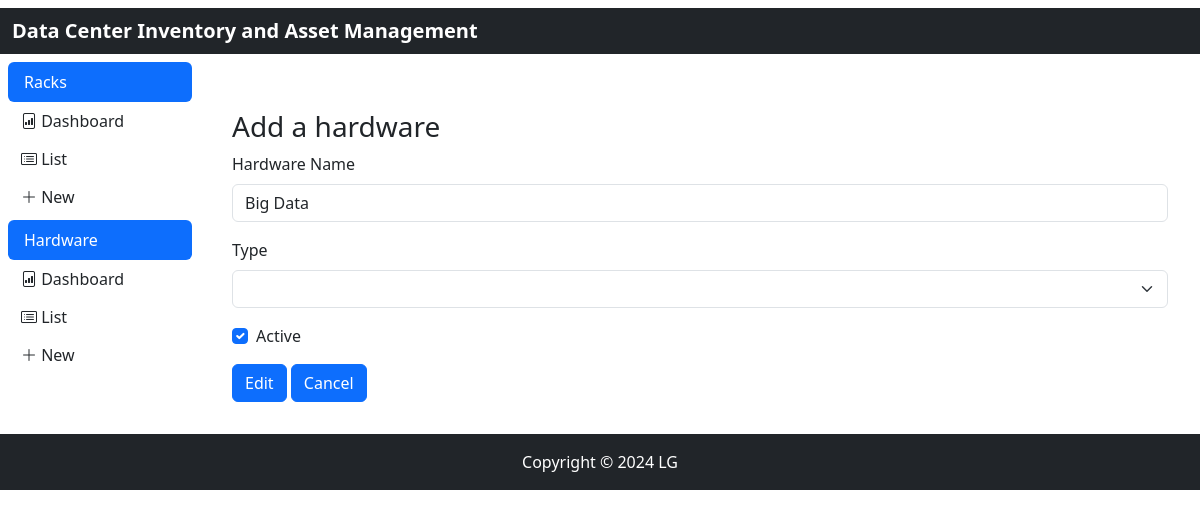
/hardware/edit/1, run on an earlier commit of the app's database.
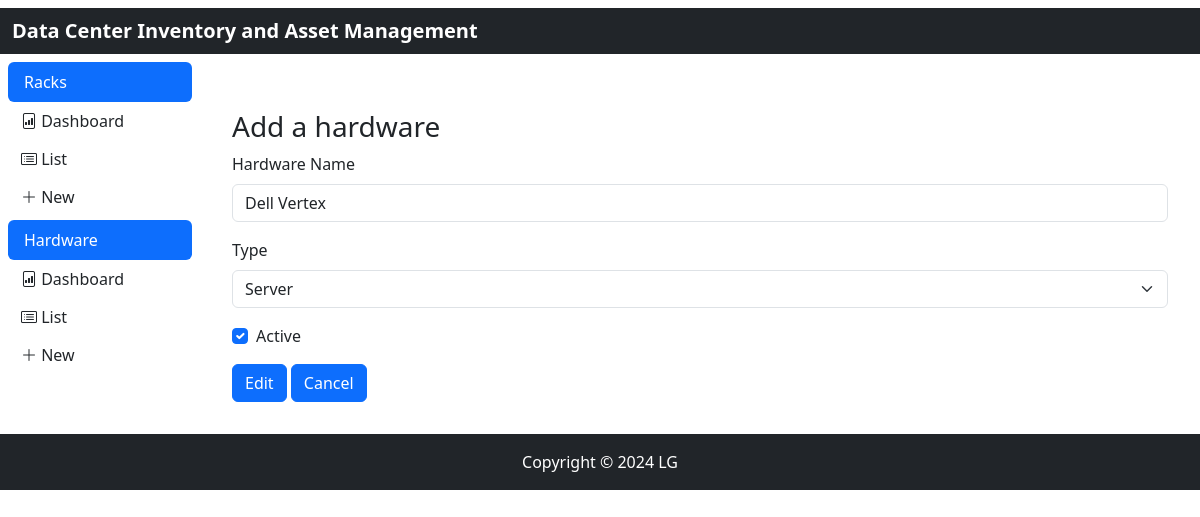
And on a later commit of the database.
### models.py (models this page shows)
class TimeMixin(object):
    created: Mapped[Optional[datetime]] = mapped_column(DateTime, nullable=False, default=datetime.now(timezone.utc))
    updated: Mapped[Optional[datetime]] = mapped_column(DateTime, nullable=True, default=datetime.now(timezone.utc), onupdate=datetime.now(timezone.utc))
    deleted: Mapped[Optional[datetime]] = mapped_column(DateTime, nullable=True, default=datetime.now(timezone.utc))
    active: Mapped[Optional[bool]] = mapped_column(Boolean, nullable=True, default=True)

class Hardware(TimeMixin, db.Model):
    __tablename__ = 'hardware'
    id: Mapped[int] = mapped_column(primary_key=True)
    name: Mapped[str] = mapped_column(String(50))
    type: Mapped[str] = mapped_column(String(50))
    hardware_unit: Mapped[List['UnitHardware']] = relationship('UnitHardware', uselist=True, back_populates='hardware')

### app/hardware/routes.py (the view)
@hardware.route('/edit/<int:hardware_id>', methods=['GET', 'POST'])
def edit(hardware_id):
    hardware = Hardware.query.get(hardware_id)
    form = EditHardwareForm(obj=hardware)
    if form.validate_on_submit():
        if form.submit.data:
            form.populate_obj(hardware)
            db.session.commit()
            flash(f'Hardware {hardware.name} (id: {hardware.id}) was updated!')
        return redirect(url_for('hardware_bp.list'))
    return render_template('hardware/edit.html', title="Edit Hardware", form=form)
    pass

### app/hardware/forms.py
class EditHardwareForm(FlaskForm):
    name = StringField('Hardware Name', validators=[DataRequired()])
    type = SelectField('Type', choices=[('', ''), ('Server', 'Server'), ('Switch', 'Switch'), ('Router', 'Router'), ('SAN/NAS', 'SAN/NAS'),
                                        ('Firewall', 'Firewall'), ('Accessories', 'Accessories'), ('Patch Panel', 'Patch Panel'),
                                        ('Other', 'Other')])
    active = BooleanField('Active', default=True)
    submit = SubmitField('Edit')
    supress = SubmitField('Cancel')

### app/hardware/templates/hardware/edit.html
{% extends "hardware/index.html" %}
{% from "bootstrap5/form.html" import render_form %}
{% block content %}
    <div class="container mt-5">
        <h3>{% if rack %}Modify a hardware{% else %}Add a hardware{% endif %}</h3>
        {{ render_form(form) }}
    </div>
{%  endblock %}

What changed in the data, as far as the page shows it:
changed Hardware: name "Big Data" → "Dell Vertex"; type (not shown) → "Server"
